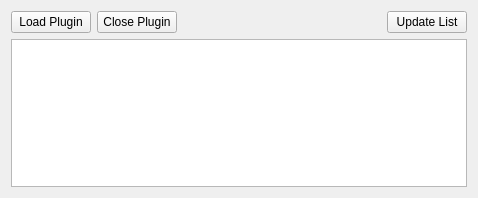
       <widget class="QWidget" name="scrollAreaWidgetContents_5">
        <property name="geometry">
         <rect>
          <x>0</x>
          <y>0</y>
          <width>478</width>
          <height>198</height>
         </rect>
        </property>
        <layout class="QGridLayout" name="gridLayout_66">
         <item row="1" column="0">
          <widget class="QPushButton" name="pushButton_loadPlugin">
           <property name="text">
            <string>Load Plugin</string>
           </property>
          </widget>
         </item>
         <item row="1" column="2">
          <spacer name="horizontalSpacer_10">
           <property name="orientation">
            <enum>Qt::Orientation::Horizontal</enum>
           </property>
           <property name="sizeHint" stdset="0">
            <size>
             <width>40</width>
             <height>20</height>
            </size>
           </property>
          </spacer>
         </item>
         <item row="1" column="3">
          <widget class="QPushButton" name="pushButton_5">
           <property name="text">
            <string>Update List</string>
           </property>
          </widget>
         </item>
         <item row="1" column="1">
          <widget class="QPushButton" name="pushButton_closePlugin">
           <property name="text">
            <string>Close Plugin</string>
           </property>
          </widget>
         </item>
         <item row="2" column="0" colspan="4">
          <widget class="QListWidget" name="listWidget_plugins"/>
         </item>
        </layout>
       </widget>
